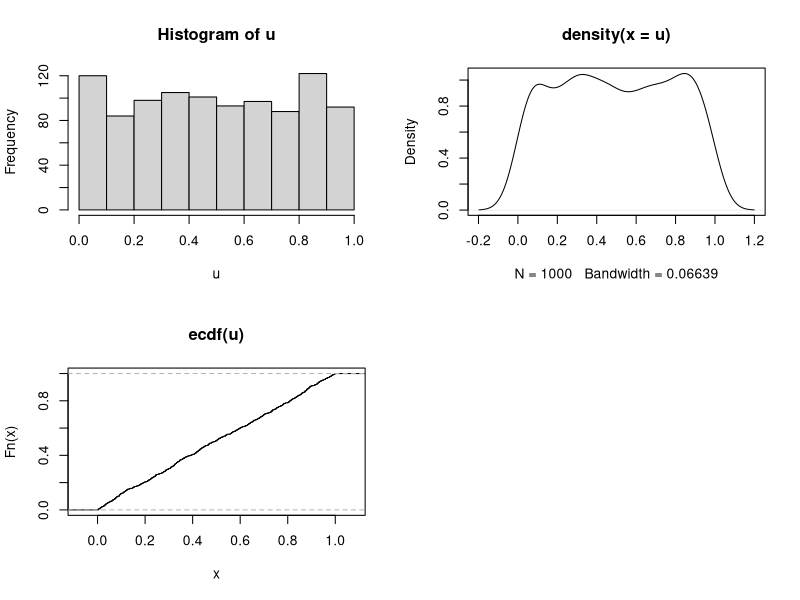
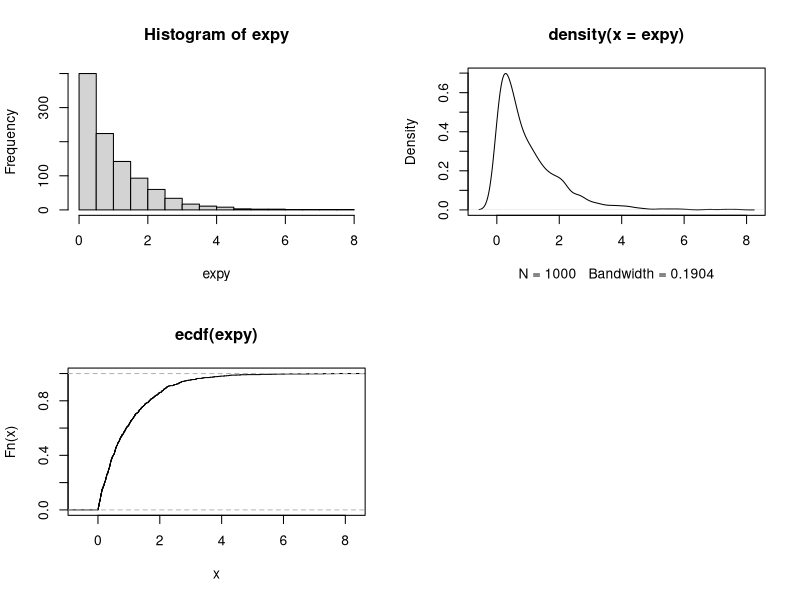
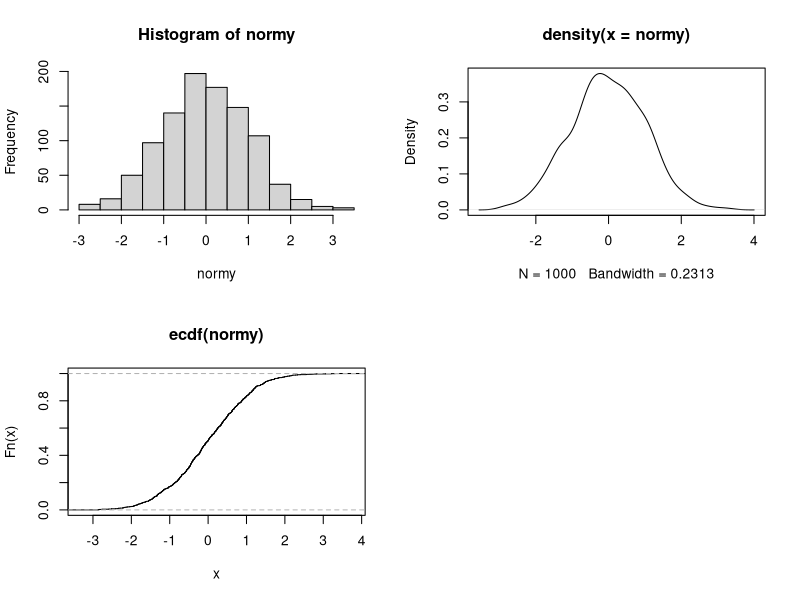
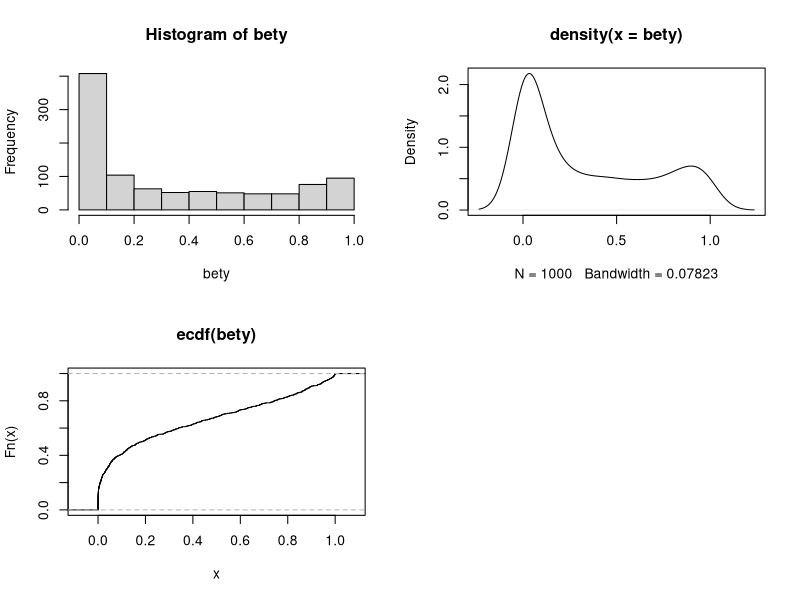
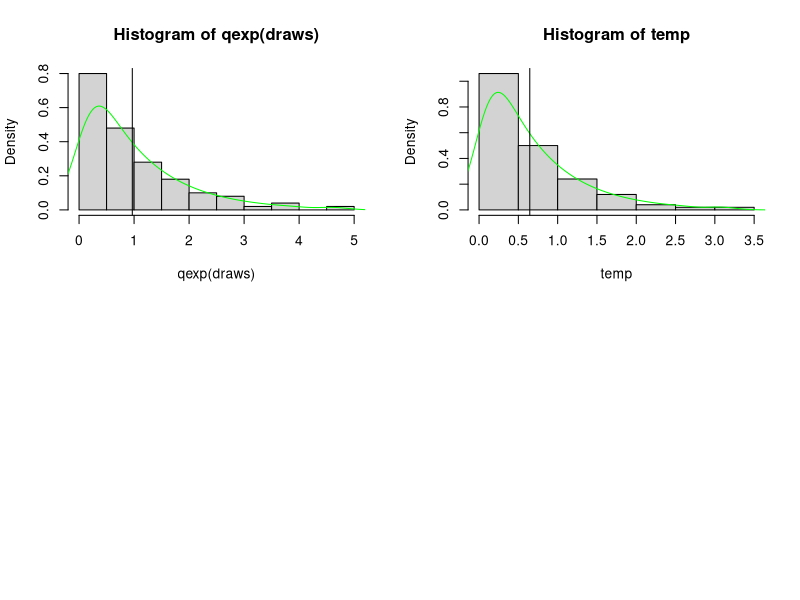

The R script that drew these images, in order:
# example of probability integral transformation
rm(list = ls())
# start by drawing random values from uniform distribution

u <- runif(1000)

# After selecting your distribution of choice (you must know its CDF!)
# input the uniform random varialbes in the inverse function of the CDF
# the distribution must be continuous!!

# exponential distribution

expy <- qexp(u)

# normal distribution

normy <- qnorm(u)

# beta distribution

bety <- qbeta(u,0.3,0.6)


# let's visualize the distributions

# uniform####
par(mfrow=c(2,2))
# PDF

hist(u)
plot(density(u))

# CDF

plot(ecdf(u))

# exponential ####
par(mfrow=c(2,2))
# PDF

hist(expy)
plot(density(expy))

# CDF

plot(ecdf(expy))

# normal ####
par(mfrow = c(2,2))
# PDF

hist(normy)
plot(density(normy))

# CDF

plot(ecdf(normy))

# beta ####
par(mfrow = c(2,2))
# PDF

hist(bety)
plot(density(bety))

# CDF

plot(ecdf(bety))


# Probability integral transformation eg: exponential
set.seed(42)
draws <- seq(0,1000,length.out = 100000)
temp <- -log(1-draws) / 1.5
par(mfrow=c(2,2))
hist(qexp(draws),freq = F)
lines(density(qexp(draws),na.rm = T),col = "green")
abline(v = mean(qexp(draws),na.rm = T))

hist(temp,freq = F)
lines(density(temp,na.rm = T),col = "green")
abline(v = mean(temp,na.rm = T))
